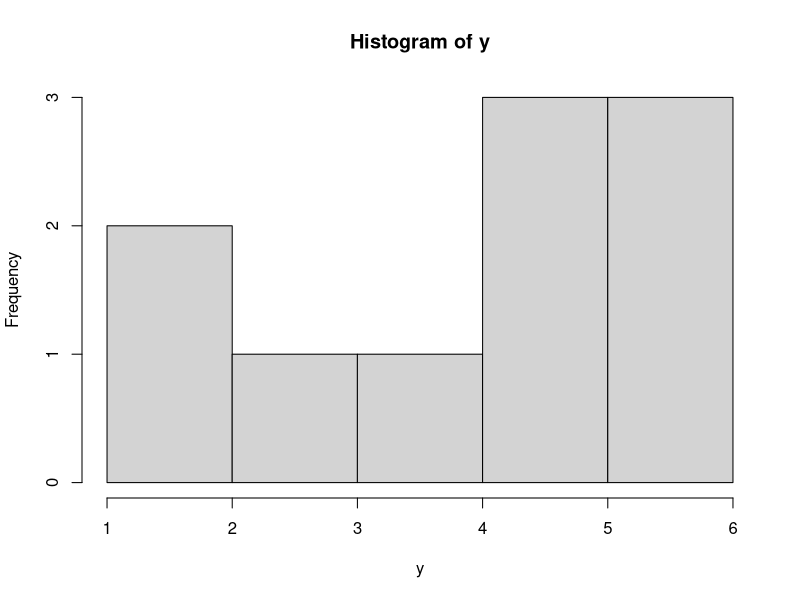
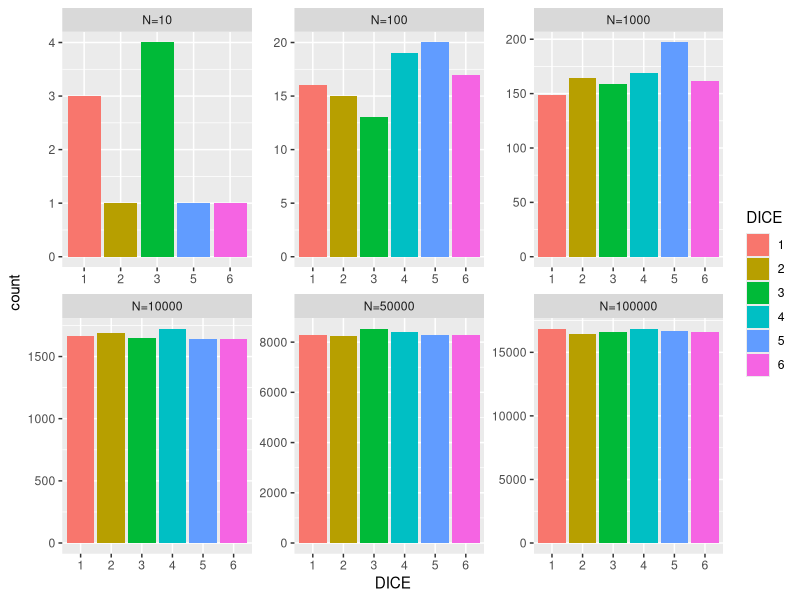

Source code (R) for these figures, in order:
set.seed(12345)
# サイコロを振る回数
N <- 10
# サイコロの目を乱数で発生させる
## runifはrandom + uniformの合成で，「一様分布の乱数を発生させる」関数。
## ここでは1から7までの実数を生成し，それをas.integerで整数にする(小数以下を切り捨てる)
y <- as.integer(runif(N,1,7))
hist(y)

##カッコよく描画する
library(ggplot2)
# いろんな回数サイコロを振る
y1 <- as.integer(runif(10,1,7))
y2 <- as.integer(runif(100,1,7))
y3 <- as.integer(runif(1000,1,7))
y4 <- as.integer(runif(10000,1,7))
y5 <- as.integer(runif(50000,1,7))
y6 <- as.integer(runif(100000,1,7))
# データフレームにする
## DICE＝出た目,Trialはどの条件だったか
dat <- data.frame(Trial = c(rep(1,10),rep(2,100),rep(3,1000),rep(4,10000),rep(5,50000),rep(6,100000)),
    DICE=c(y1,y2,y3,y4,y5,y6))
## それぞれ名義尺度水準
dat$DICE <- as.factor(dat$DICE)
dat$Trial <- factor(dat$Trial,labels = c("N=10","N=100","N=1000","N=10000","N=50000","N=100000"))
summary(dat)
## 描画
ggplot(dat,aes(x=DICE,fill=DICE))+geom_bar(stat="count")+facet_wrap(~Trial, scales = "free")
